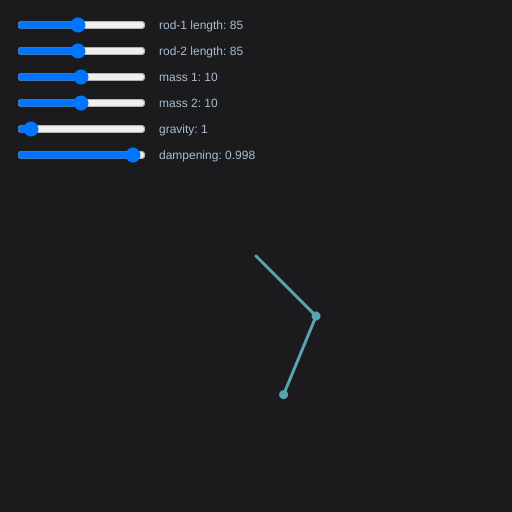
Frame 1 (no input)
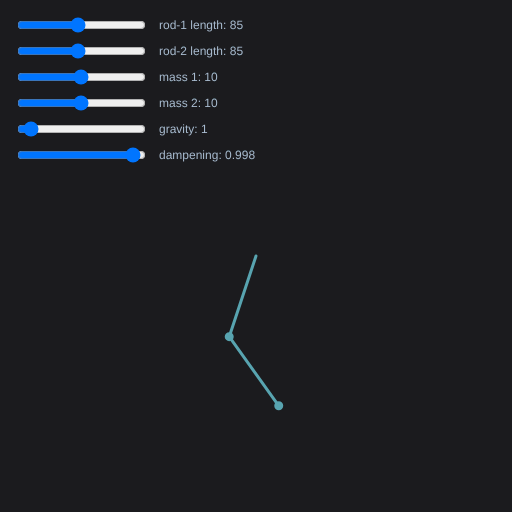
Frame 60 (no input)
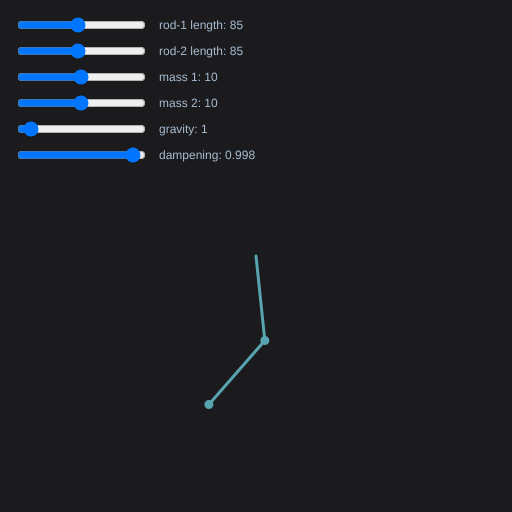
Frame 120 (the mouse pressed at the canvas centre since frame 60)

The p5.js sketch that drew these frames (run headless with seeded random() and noise() and a simulated clock; from frame 60 on, the mouse is pressed at the canvas centre):

// p5.js sketch
// ── sketch.js
	
	// screen size
	let screenW = 512;
	let screenH = 512;
	
	// colors
	let bgcolor = "#1B1B1E";
	let textcolor = "#A9BCD0";
	let linecolor = "#58A4B0";
	
	// pendulum sizes/physics
	let r1 = (screenW / 6);
	let r2 = (screenW / 6);
	let m1 = 10.0;
	let m2 = 10.0;
	let a1 = 0;
	let a2 = 0;
	let a1_v = 0.0;
	let a2_v = 0.0;
	let a1_a = 0.0;
	let a2_a = 0.0;
	let g = 1.0;
	let ballDiameter = 6;
	let dampening = 0.998;
	
	// ball points
	let x1;
	let y1;
	let x2;
	let y2;
	
	// sliders
	let r1_slider;
	let r2_slider;
	let m1_slider;
	let m2_slider;
	let dampening_slider;
	
	// state
	let dragging = false;
	
	function setup() {
		// set bg color
		document.body.style.background = bgcolor;
		
		// create canvas
		createCanvas(screenW, screenH);
		
		// set default state
		a1 = PI / 4;
		a2 = -PI / 8;
		
		// create sliders
		r1_slider = createSlider(10, (width / 3), r1);
		r1_slider.position(15, 15);
		
		r2_slider = createSlider(10, (width / 3), r2);
		r2_slider.position(r1_slider.x, (r1_slider.y + r1_slider.height + 10));
		
		m1_slider = createSlider(0.2, 20, m1, 0.1);
		m1_slider.position(r2_slider.x, (r2_slider.y + r2_slider.height + 10));
		
		m2_slider = createSlider(0.2, 20, m2, 0.1);
		m2_slider.position(m1_slider.x, (m1_slider.y + m1_slider.height + 10));
		
		gravity_slider = createSlider(0, 20, g, 0.1);
		gravity_slider.position(m2_slider.x, (m2_slider.y + m2_slider.height + 10));
		
		dampening_slider = createSlider(975, 999, (dampening * 1000));
		dampening_slider.position(gravity_slider.x, (gravity_slider.y + gravity_slider.height + 10));
	}
	
	function draw() {
		// pull realtime values from sliders
		r1 = r1_slider.value();
		r2 = r2_slider.value();
		m1 = m1_slider.value();
		m2 = m2_slider.value();
		g = gravity_slider.value();
		dampening = (dampening_slider.value() / 1000);
		
		// draw bg
		background(bgcolor);
		
		// draw text for sliders
		let text_size = 12;
		strokeWeight(0);
		fill(textcolor);
		textSize(text_size);
		text("rod-1 length: "+ r1, (r1_slider.x + r1_slider.width + 15), (r1_slider.y + (r1_slider.height / 2) + (text_size / 2)));
		text("rod-2 length: "+ r2, (r2_slider.x + r2_slider.width + 15), (r2_slider.y + (r2_slider.height / 2) + (text_size / 2)));
		text("mass 1: "+ m1, (m1_slider.x + m1_slider.width + 15), (m1_slider.y + (m1_slider.height / 2) + (text_size / 2)));
		text("mass 2: "+ m2, (m2_slider.x + m2_slider.width + 15), (m2_slider.y + (m2_slider.height / 2) + (text_size / 2)));
		text("gravity: "+ g, (gravity_slider.x + gravity_slider.width + 15), (gravity_slider.y + (gravity_slider.height / 2) + (text_size / 2)));
		text("dampening: "+ dampening, (dampening_slider.x + dampening_slider.width + 15), (dampening_slider.y + (dampening_slider.height / 2) + (text_size / 2)));
		
		// line styling
		stroke(linecolor);
		strokeWeight(3);
		fill(linecolor);
		
		// translate to center
		translate(width/2, height/2);
		
		calcPolarPoints();
		
		// draw pendulum
		line(0, 0, x1, y1);
		ellipse(x1, y1, ballDiameter, ballDiameter);
		
		line(x1, y1, x2, y2);
		ellipse(x2, y2, ballDiameter, ballDiameter);
		
		// calculate angles
		calcAngles();
		
		// apply forces
		applyForces();
		
		// soften velocities over time
		dampenVelocities();
	}
	
	function calcPolarPoints() {
		// ball 1
		x1 = r1 * sin(a1);
		y1 = r1 * cos(a1);
		
		// ball 2
		x2 = (x1 + (r2 * sin(a2)));
		y2 = (y1 + (r2 * cos(a2)));
	}
	
	function calcAngles() {
		if(dragging !== false) {
			a1_v = 0;
			a1_a = 0;
			a2_v = 0;
			a2_a = 0;
			
			return;
		}
		
		let num1, num2, num3, num4, den;
		
		//      −g   (2   m1 + m2)   sin θ1
		num1 = (-g * (2 * m1 + m2) * sin(a1));
		
		//      −m2   g   sin(θ1 − 2   θ2)
		num2 = (-m2 * g * sin(a1 - 2 * a2));
		
		//      −2   sin(θ1 − θ2)   m2
		num3 = (-2 * sin(a1 - a2) * m2);
		
		//      θ2'2          L2 + θ1'2          L1   cos(θ1 − θ2)
		num4 = (sq(a2_v) * r2 + sq(a1_v) * r1 * cos(a1 - a2));
		
		//     L1   (2   m1 + m2 − m2   cos(2   θ1 − 2   θ2))
		den = (r1 * (2 * m1 + m2 - m2 * cos(2 * a1 - 2 * a2)));
		
		a1_a = ((num1 + num2 + (num3 * num4)) / den);
		
		
		//      2   sin(θ1 − θ2)
		num1 = (2 * sin(a1 - a2));
		
		//      θ1'2          L1   (m1 + m2)
		num2 = (sq(a1_v) * r1 * (m1 + m2));
		
		//      g   (m1 + m2)   cos θ1
		num3 = (g * (m1 + m2) * cos(a1));
		
		//      θ2'2          L2   m2   cos(θ1 − θ2))
		num4 = (sq(a2_v) * r2 * m2 * cos(a1 - a2));
		
		//     L2   (2   m1 + m2 − m2   cos(2   θ1 − 2   θ2))
		den = (r2 * (2 * m1 + m2 - m2 * cos(2 * a1 - 2 * a2)));
		
		a2_a = ((num1 * (num2 + num3 + num4)) / den);
		
		
		// wrap acceleration to prevent drawing from breaking due to high speed
		a1_a %= (PI * 2);
		a2_a %= (PI * 2);
	}
	
	function applyForces() {
		// add acceleration to velocity
		a1_v += a1_a;
		a2_v += a2_a;
		
		// add velocity to pendulum angles
		a1 += a1_v;
		a2 += a2_v;
	}
	
	function dampenVelocities() {
		// soften velocity
		a1_v *= dampening;
		a2_v *= dampening;
	}
	
	function calcDraggedAngle() {
		if(false === dragging) {
			return;
		}
		
		if(dragging === 1) {
			// set angle1 to be from ball 1 starting point (center) to mouse position
			let delta_x = (mouseX - (width / 2));
			let delta_y = ((height / 2) - mouseY);
			
			a1 = atan2(delta_y, delta_x) + PI/2;
		} else if(dragging === 2) {
			// set angle1 to be from ball 2 starting point (center + (x1, x2)) to mouse position
			let delta_x = (mouseX - ((width / 2) + x1));
			let delta_y = (((height / 2) + y1) - mouseY);
			
			a2 = atan2(delta_y, delta_x) + PI/2;
		}
	}
	
	function touchStarted() {
		// distance is from center since we translate to center of screen in draw()
		let mouseDeltaX = (mouseX - (width / 2));
		let mouseDeltaY = (mouseY - (height / 2));
		
		// check if we clicked on ball 1
		let dist1 = dist(x1, y1, mouseDeltaX, mouseDeltaY);
		
		// max distance is half of ball's line distance from ball
		let maxDist1 = (r1 / 2);
		
		if(dist1 <= maxDist1) {
			// dragging ball 1
			dragging = 1;
			
			calcDraggedAngle();
			
			return;
		}
		
		// check if we clicked on ball 2
		let dist2 = dist(x2, y2, mouseDeltaX, mouseDeltaY);
		let maxDist2 = (r2 / 2);
		
		if(dist2 <= maxDist2) {
			// dragging ball 2
			dragging = 2;
			
			// stop acceleration on a1 to prevent movement when dragging child ball
			a1_a = 0;
			
			calcDraggedAngle();
			
			return;
		}
		
		dragging = false;
		
		return;
	}
	
	function touchMoved() {
		if(false === dragging) {
			// not dragging either ball
			return;
		}
		
		calcDraggedAngle();
	}
	
	function touchEnded() {
		calcDraggedAngle();
		
		// reset dragging
		dragging = false;
	}
	
